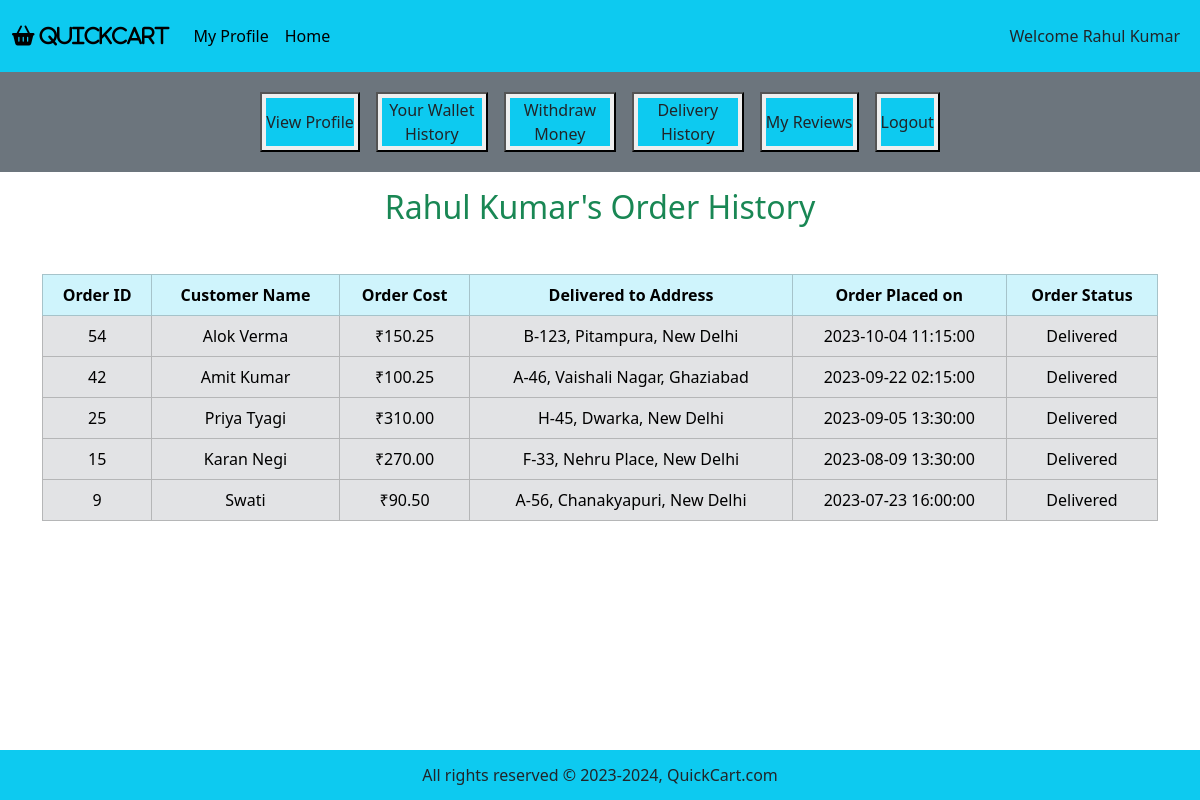
The app's page /agent_mode/profile_page.php?agent_id=1&history with its own data.
### tables this page shows
CREATE TABLE IF NOT EXISTS deliveryAgent (
	agentID INT AUTO_INCREMENT PRIMARY KEY,
    first_name VARCHAR(50) NOT NULL,
    last_name VARCHAR(50),
    availabilityStatus VARCHAR(20) NOT NULL DEFAULT "Offline",  
    phone_no BIGINT UNIQUE NOT NULL,  
    email VARCHAR(100) UNIQUE NOT NULL,
    password VARCHAR(50) NOT NULL,
    dob DATE NOT NULL,
    age INT DEFAULT 0  
);

CREATE TABLE IF NOT EXISTS `order` (
	orderID INT AUTO_INCREMENT PRIMARY KEY,
    status VARCHAR(20) NOT NULL DEFAULT "Confirmed",  
    total_price DECIMAL(10, 2) NOT NULL,
    time TIMESTAMP NOT NULL DEFAULT CURRENT_TIMESTAMP,
    location VARCHAR(255) NOT NULL,
    agentPayment INT NOT NULL DEFAULT 50,
    customerID INT NOT NULL,
    agentID INT NOT NULL,
    FOREIGN KEY (customerID) REFERENCES customer(customerID),  
    FOREIGN KEY (agentID) REFERENCES deliveryAgent(agentID)  
);

CREATE TABLE IF NOT EXISTS customer (
	customerID INT AUTO_INCREMENT PRIMARY KEY, 
    first_name VARCHAR(50) NOT NULL,  
    last_name VARCHAR(50),
    address_street VARCHAR(100) NOT NULL,  
	address_city VARCHAR(50) NOT NULL,
	address_state VARCHAR(50) NOT NULL,
    pincode INT NOT NULL,
    phone_no BIGINT UNIQUE NOT NULL,  
    email VARCHAR(100) UNIQUE NOT NULL,
    password VARCHAR(50) NOT NULL,
    dob DATE NOT NULL,
    age INT DEFAULT 0,  
    gender VARCHAR(10)
);

### agent_mode/agent_history.php (the view)
<?php
$fetch_orders = "SELECT * FROM `order` WHERE agentID = $agent_id AND status = 'Delivered' ORDER BY orderID DESC;";
$result_fetch = mysqli_query($con, $fetch_orders);
$num_of_rows = mysqli_num_rows($result_fetch);
if ($num_of_rows == 0) {
    echo "<h2 class='text-center text-danger'> Deliver orders to view history! </h2>";
} else {
    ?>
    <h2 class="text-center text-success"><?php echo "$agent_name's Order History"; ?></h2>
    <table class="table table-bordered mt-5">
        <thead class="table-info text-center text-white">
            <tr>
                <th>Order ID</th>
                <th>Customer Name</th>
                <th>Order Cost</th>
                <th>Delivered to Address</th>
                <th>Order Placed on</th>
                <th>Order Status</th>
            </tr>
        </thead>
        <tbody class="table-secondary text-white">
            <?php
            while ($fetch_row = mysqli_fetch_assoc($result_fetch)) {
                $order_id = $fetch_row["orderID"];
                $order_location = $fetch_row["location"];
                $order_price = $fetch_row["total_price"];
                $order_time = $fetch_row["time"];
                $order_custID = $fetch_row["customerID"];
                $order_status = $fetch_row["status"];
                ?>
                <tr class='text-center align-middle'>
                    <td>
                        <?php echo $order_id; ?>
                    </td>
                    <td>
                        <?php
                        $get_cust = "SELECT * FROM customer WHERE customerID = $order_custID;";
                        $result_get = mysqli_query($con, $get_cust);
                        $row_cust = mysqli_fetch_assoc($result_get);
                        $cust_fname = $row_cust['first_name'];
                        $cust_lname = $row_cust['last_name'];
                        if ($cust_lname === null) {
                            $cust_name = $cust_fname;
                        } else {
                            $cust_name = $cust_fname . ' ' . $cust_lname;
                        }
                        echo $cust_name;
                        ?>
                    </td>
                    <td>
                        <?php echo "₹$order_price"; ?>
                    </td>
                    <td>
                        <?php echo $order_location; ?>
                    </td>
                    <td>
                        <?php echo $order_time; ?>
                    </td>
                    <td>
                        <?php echo $order_status; ?>
                    </td>
                </tr>
                <?php
            }
            ?>
        </tbody>
    </table>
    <?php
}
?>

### agent_mode/profile_page.php (shortened to what this page needs)
<?php
include ('../includes/connect.php');
if (isset ($_GET['agent_id'])) {
    $agent_id = $_GET['agent_id'];
    $get_data = "SELECT * FROM deliveryAgent WHERE agentID = $agent_id;";
    $result_get = mysqli_query($con, $get_data);
    $row_data = mysqli_fetch_assoc($result_get);
    $agent_id = $row_data["agentID"];
    $agent_fname = $row_data['first_name'];
    $agent_lname = $row_data['last_name'];
    $agent_status = $row_data['availabilityStatus'];
    if ($agent_lname === null) {
        $agent_name = $agent_fname;
    } else {
        $agent_name = $agent_fname . ' ' . $agent_lname;
    }
    if ($agent_status == "Offline") {
        $nextPage = "offlineHome";
    } else {
        $nextPage = "home";
    }
}
?>
<!DOCTYPE html>
<html lang="en">
<head>
    <link href="https://cdn.jsdelivr.net/npm/bootstrap@5.3.3/dist/css/bootstrap.min.css" rel="stylesheet"
>
    <link rel="stylesheet" href="https://cdnjs.cloudflare.com/ajax/libs/font-awesome/6.5.1/css/all.min.css"
 />
    <link rel="stylesheet" href="../style.css">
</head>
<body>
    <div class="container-fluid p-0">
        <nav class="navbar navbar-expand-lg bg-info">
            <div class="container-fluid">
                <a class="navbar-brand" href="#"><i class="fa fa-shopping-basket" aria-hidden="true"> QuickCart</i></a>
                <div class="collapse navbar-collapse" id="navbarSupportedContent">
                    <ul class="navbar-nav me-auto mb-2 mb-lg-0">
                        <li class="nav-item">
                            <a class="nav-link active" aria-current="page"
                                href='profile_page.php?agent_id=<?php echo "$agent_id"; ?>'>My Profile</a>
                        </li>
                        <li class="nav-item">
                            <a class="nav-link active" aria-current="page"
                                href="index.php?agent_id=<?php echo "$agent_id" . '&' . $nextPage; ?>">Home</a>
                        </li>
                </div>
                <nav class="navbar navbar-expand-lg">
                    <ul class="navbar-nav">
                        <li class="nav-item">
                            <a href="" class="nav-link text-dark">Welcome
                                <?php echo "$agent_name"; ?>
                            </a>
                        </li>
                    </ul>
                </nav>
            </div>
        </nav>
        <div class="row">
            <div class="col-md-12 bg-secondary p-1 align-items-center">
                <div class="button text-center">
                    <button class="my-3 mx-2"><a
                            href="profile_page.php?agent_id=<?php echo "$agent_id"; ?>&view_profile"
                            class="nav-link text-dark bg-info my-1 mx-1">View Profile</a></button>
                    <button class="my-3 mx-2"><a
                            href="profile_page.php?agent_id=<?php echo "$agent_id"; ?>&wallet_history"
                            class="nav-link text-dark bg-info my-1 mx-1">Your Wallet History</a></button>
                    <button class="my-3 mx-2"><a href="profile_page.php?agent_id=<?php echo "$agent_id"; ?>&top_up"
                            class="nav-link text-dark bg-info my-1 mx-1">Withdraw Money</a></button>
                    <button class="my-3 mx-2"><a href="profile_page.php?agent_id=<?php echo "$agent_id"; ?>&history"
                            class="nav-link text-dark bg-info my-1 mx-1">Delivery History</a></button>
                    <button class="my-3 mx-2"><a
                            href="profile_page.php?agent_id=<?php echo "$agent_id"; ?>&view_reviews"
                            class="nav-link text-dark bg-info my-1 mx-1">My Reviews</a></button>
                    <button class="my-3 mx-2"><a href="../start.php"
                            class="nav-link text-dark bg-info my-1 mx-1">Logout</a></button>
                </div>
            </div>
        </div>
        <div class="container my-3">
            <?php
            if (isset ($_GET['history'])) {
                include ('agent_history.php');
            }
            ?>
        </div>
        <?php
        include ("../includes/footer.php");
        ?>
    </div>
</body>
</html>

### style.css (style rules this page uses)
* { margin: 0; padding: 0; box-sizing: border-box; }

### agent_mode/profile_page.php (style rules this page uses)
body { overflow-x: hidden; }
.button { display: flex; justify-content: center; }
.button .nav-link { white-space: normal; max-width: 100px; min-height: 48px; text-align: center; display: flex; align-items: center; margin: 10px; }

### includes/footer.php (style rules this page uses)
body { margin: 0; padding: 0; min-height: 100vh; position: relative; }

### records on screen
deliveryagent: agent_name "Rahul Kumar"
order: orderID "54", customerID.last_name "Alok Verma", total_price "150.25", location "B-123, Pitampura, New Delhi", time "2023-10-04 11:15:00", status "Delivered"
order: orderID "42", customerID.last_name "Amit Kumar", total_price "100.25", location "A-46, Vaishali Nagar, Ghaziabad", time "2023-09-22 02:15:00", status "Delivered"
order: orderID "25", customerID.last_name "Priya Tyagi", total_price "310.00", location "H-45, Dwarka, New Delhi", time "2023-09-05 13:30:00", status "Delivered"
order: orderID "15", customerID.last_name "Karan Negi", total_price "270.00", location "F-33, Nehru Place, New Delhi", time "2023-08-09 13:30:00", status "Delivered"
order: orderID "9", customerID.first_name "Swati", total_price "90.50", location "A-56, Chanakyapuri, New Delhi", time "2023-07-23 16:00:00", status "Delivered"
